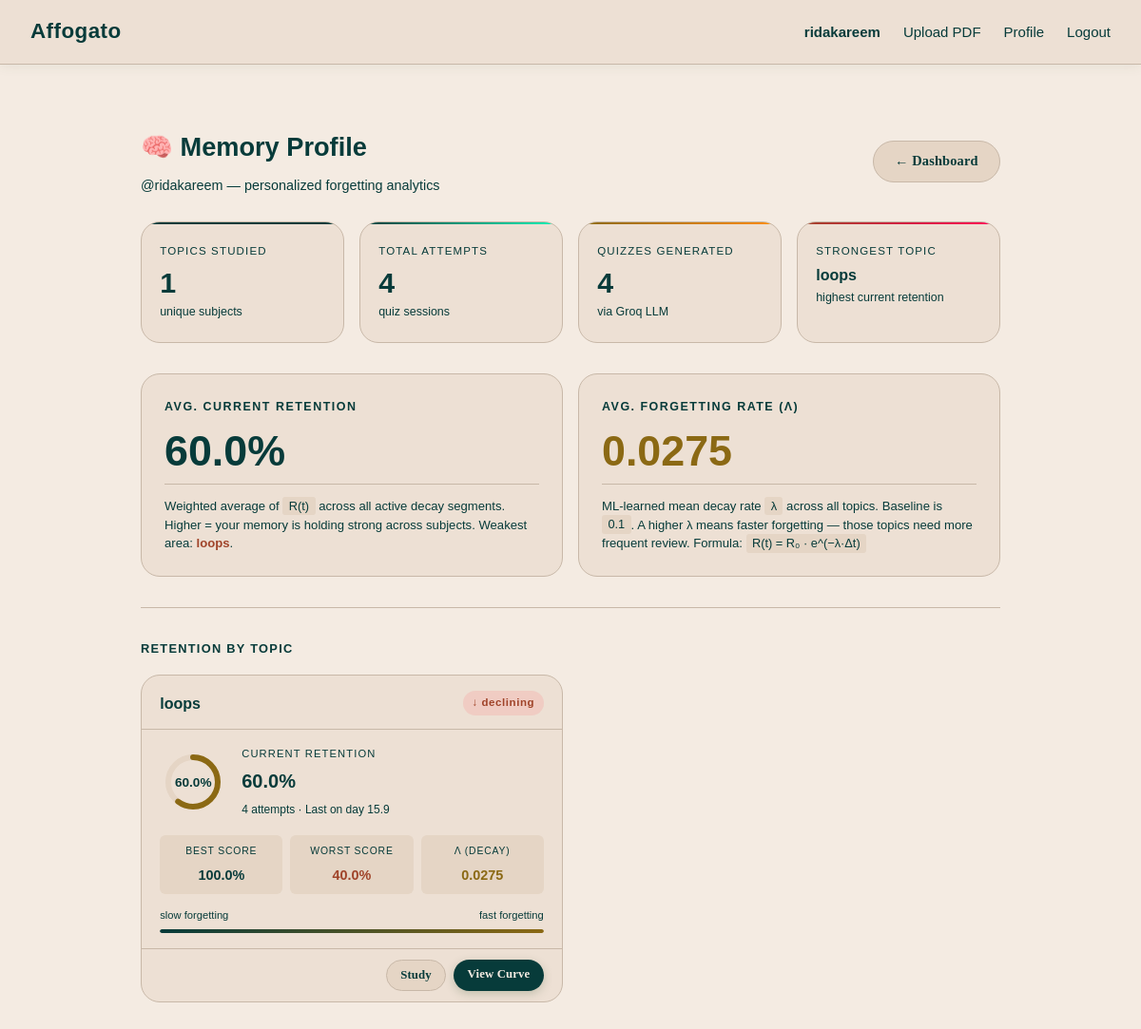
Screenshot of /profile (signed in) with the database file from the repository.
### tables this page shows
CREATE TABLE decay_segments (
            id INTEGER PRIMARY KEY AUTOINCREMENT,
            attempt_id INTEGER NOT NULL REFERENCES attempts(id),
            user_id INTEGER NOT NULL REFERENCES users(id),
            topic TEXT NOT NULL,
            t0 REAL NOT NULL,         -- Start time (simulated days)
            r0 REAL NOT NULL,         -- Initial retention at t0 (0.0 to 1.0)
            lambda_val REAL NOT NULL, -- Decay rate
            t_end REAL,               -- End time (NULL = still active segment)
            created_at TIMESTAMP DEFAULT CURRENT_TIMESTAMP
        );

### routes/profileroutes.py (the view)
@profile_bp.route("/profile")
@login_required
def profile():
    db = get_db()
    stats = get_profile_stats(db, session["user_id"])
    return render_template(
        "profile.html",
        stats=stats,
        username=session["username"]
    )

### database/db.py (called while the page is built)
def get_db():
    if "db" not in g:
        g.db = sqlite3.connect(
            DATABASE,
        )
        g.db.row_factory = sqlite3.Row  # Allows dict-like row access
    return g.db

### routes/pdf_routes.py (called while the page is built)
def login_required(f):
    @wraps(f)
    def decorated(*args, **kwargs):
        if "user_id" not in session:
            return redirect(url_for("auth.login"))
        return f(*args, **kwargs)
    return decorated

### services/forgetting_curve_service.py (called while the page is built)
def retention_at(r0: float, lambda_val: float, t0: float, t: float) -> float:
    if t < t0:
        return 0.0
    try:
        raw = r0 * math.exp(-lambda_val * (t - t0))
    except Exception:
        raw = MIN_RETENTION
    return round(max(MIN_RETENTION, min(MAX_RETENTION, raw)), 4)

### templates/profile.html (shortened to what this page needs)
{% extends "base.html" %}
{% block content %}
<div class="container">
  <div class="page-header">
    <div>
      <h1 style="font-family:'Syne',sans-serif;font-size:1.7rem;">
        🧠 Memory Profile
      </h1>
      <p style="color:var(--text-muted);font-size:0.9rem;margin-top:0.3rem;">
        @{{ username }} &mdash; personalized forgetting analytics
      </p>
    </div>
    <a href="{{ url_for('pdf.dashboard') }}" class="btn btn-secondary">← Dashboard</a>
  </div>
  {% if stats.total_topics == 0 %}
  <div class="profile-empty">
    <div class="empty-icon">📭</div>
    <h2 style="font-family:'Syne',sans-serif;margin-bottom:0.5rem;">No data yet</h2>
    <p>Upload a PDF and take your first quiz to start building your memory profile.</p>
    <a href="{{ url_for('pdf.upload') }}" class="btn btn-primary btn-large">Upload a PDF</a>
  </div>
  {% else %}
  <div class="profile-hero">
    <div class="stat-pill">
      <div class="pill-label">Topics studied</div>
      <div class="pill-value">{{ stats.total_topics }}</div>
      <div class="pill-sub">unique subjects</div>
    </div>
    <div class="stat-pill accent-green">
      <div class="pill-label">Total attempts</div>
      <div class="pill-value">{{ stats.total_attempts }}</div>
      <div class="pill-sub">quiz sessions</div>
    </div>
    <div class="stat-pill accent-warn">
      <div class="pill-label">Quizzes generated</div>
      <div class="pill-value">{{ stats.total_quizzes }}</div>
      <div class="pill-sub">via Groq LLM</div>
    </div>
    {% if stats.best_topic %}
    <div class="stat-pill accent-danger">
      <div class="pill-label">Strongest topic</div>
      <div class="pill-value" style="font-size:1rem;margin-top:0.3rem;word-break:break-word;">
        {{ stats.best_topic }}
      </div>
      <div class="pill-sub">highest current retention</div>
    </div>
    {% endif %}
  </div>
  <div class="averages-row">
    <div class="avg-card">
      <h3>Avg. Current Retention</h3>
      {% if stats.avg_retention is not none %}
      <div class="avg-big retention-color">
        {{ (stats.avg_retention * 100) | round(1) }}%
      </div>
      {% else %}
      <div class="avg-big" style="color:var(--text-muted);">—</div>
      {% endif %}
      <div class="avg-desc">
        Weighted average of <code>R(t)</code> across all active decay segments.
        Higher = your memory is holding strong across subjects.
        {% if stats.worst_topic %}
        Weakest area: <strong style="color:var(--danger);">{{ stats.worst_topic }}</strong>.
        {% endif %}
      </div>
    </div>
    <div class="avg-card">
      <h3>Avg. Forgetting Rate (λ)</h3>
      <div class="avg-big lambda-color">
        {{ stats.avg_lambda }}
      </div>
      <div class="avg-desc">
        ML-learned mean decay rate <code>λ</code> across all topics.
        Baseline is <code>0.1</code>. A higher λ means faster forgetting —
        those topics need more frequent review.
        Formula: <code>R(t) = R₀ · e^(−λ·Δt)</code>
      </div>
    </div>
  </div>
  <hr class="section-sep">
  <div class="topics-section">
    <h2>Retention by topic</h2>
    <div class="topic-profile-grid">
      {% for t in stats.topics %}
      {% set ret_pct = (t.current_retention * 100) | round(1) if t.current_retention is not none else 0 %}
      {% set circumference = 163.36 %}
      {% set offset = circumference * (1 - (ret_pct / 100)) %}
      <div class="topic-profile-card">
        <div class="topic-card-header">
          <div class="topic-name">{{ t.topic }}</div>
          <span class="trend-badge trend-{{ t.trend }}">
            {% if t.trend == 'improving' %}↑ improving
            {% elif t.trend == 'declining' %}↓ declining
            {% elif t.trend == 'stable' %}→ stable
            {% else %}★ new{% endif %}
          </span>
        </div>
        <div class="topic-card-body">
          <div class="retention-arc-wrap">
            <div class="retention-arc">
              <svg viewBox="0 0 70 70">
                <circle class="arc-bg" cx="35" cy="35" r="26"/>
                <circle class="arc-fill"
                  cx="35" cy="35" r="26"
                  stroke="{% if ret_pct >= 70 %}var(--accent){% elif ret_pct >= 40 %}var(--warning){% else %}var(--danger){% endif %}"
                  stroke-dasharray="{{ circumference }}"
                  stroke-dashoffset="{{ offset | round(2) }}"
                />
              </svg>
              <div class="arc-label" >
                {{ ret_pct }}%
              </div>
            </div>
            <div class="retention-meta">
              <div class="rm-label">Current retention</div>
              <div class="rm-value">
                {% if t.current_retention is not none %}
                  {{ ret_pct }}%
                {% else %}
                  No data
                {% endif %}
              </div>
              <div class="rm-sub">
                {{ t.attempt_count }} attempt{{ 's' if t.attempt_count != 1 else '' }}
                · Last on day {{ t.latest_attempt_day }}
              </div>
            </div>
          </div>
          <div class="topic-stats-mini">
            <div class="mini-stat">
              <span class="ms-label">Best score</span>
              <span class="ms-value ms-best">
                {% if t.best_score is not none %}{{ (t.best_score * 100) | round }}%{% else %}—{% endif %}
              </span>
            </div>
            <div class="mini-stat">
              <span class="ms-label">Worst score</span>
              <span class="ms-value ms-worst">
                {% if t.worst_score is not none %}{{ (t.worst_score * 100) | round }}%{% else %}—{% endif %}
              </span>
            </div>
            <div class="mini-stat">
              <span class="ms-label">λ (decay)</span>
              <span class="ms-value ms-lambda">{{ t.learned_lambda }}</span>
            </div>
          </div>
          <div class="decay-bar-wrap">
            <div class="decay-bar-label">
              <span>slow forgetting</span>
              <span>fast forgetting</span>
            </div>
            <div class="decay-bar">
              <div class="decay-fill"></div>
            </div>
          </div>
        </div>
        <div class="topic-card-footer">
          <a href="{{ url_for('quiz.topic_view', topic=t.topic) }}" class="btn btn-secondary btn-sm">Study</a>
          <a href="{{ url_for('curve.curve_view', topic=t.topic) }}" class="btn btn-primary btn-sm">View Curve</a>
        </div>
      </div>
      {% endfor %}
    </div>
  </div>
  {% endif %}
</div>
{% endblock %}

### static/css/style.css (style rules this page uses)
:root { --bg: #F4EBE2; --surface: #EDE0D4; --surface2: #E5D5C5; --border: #C8B8A8; --text: #073B3A; --text-muted: #073B3A; --primary: #073B3A; --primary-hover: #073B3A; --accent: #073B3A; --danger: #A0442A; --warning: #8B6914; --success: #073B3A; --radius: 20px; --shadow: 0 4px 20px rgba(64,92,54,0.12); }
* { box-sizing: border-box; margin: 0; padding: 0; }
body { background: var(--bg); color: var(--text); font-family: Arial, sans-serif; font-size: 15px; line-height: 1.7; min-height: 100vh; }
.container { max-width: 1000px; margin: 0 auto; padding: 2rem 1.5rem; }
.btn { display: inline-block; padding: 0.55rem 1.4rem; border-radius: 30px; font-size: 0.9rem; font-weight: 600; cursor: pointer; border: none; text-decoration: none; transition: all 0.2s; font-family: 'Lucida Handwriting', 'Lucida Calligraphy', cursive; letter-spacing: 0.01em; }
.btn-primary { background: var(--primary); color: #F4EBE2; box-shadow: 0 3px 10px rgba(64,92,54,0.25); }
.btn-secondary { background: var(--surface2); color: var(--text); border: 1px solid var(--border); }
.btn-sm { padding: 0.3rem 0.9rem; font-size: 0.8rem; }
.page-header { display: flex; justify-content: space-between; align-items: center; margin-bottom: 1.6rem; flex-wrap: wrap; gap: 0.8rem; }
.page-header h1 { font-size: 1.6rem; color: var(--primary); }

### rows the page displays
decay_segments: topic "loops", ret_pct "60.0", attempt_count "4", attempt_count "s", latest_attempt_day "15.9", best_score "100.0", worst_score "40.0", learned_lambda "0.0275"

### other values shown
{{ session.username }} "ridakareem"
{{ username }} "ridakareem"
{{ stats.total_topics }} "1"
{{ stats.total_attempts }} "4"
{{ stats.total_quizzes }} "4"
{{ stats.best_topic }} "loops"
{{ (stats.avg_retention * 100) | round(1) }} "60.0"
{{ stats.worst_topic }} "loops"
{{ stats.avg_lambda }} "0.0275"
